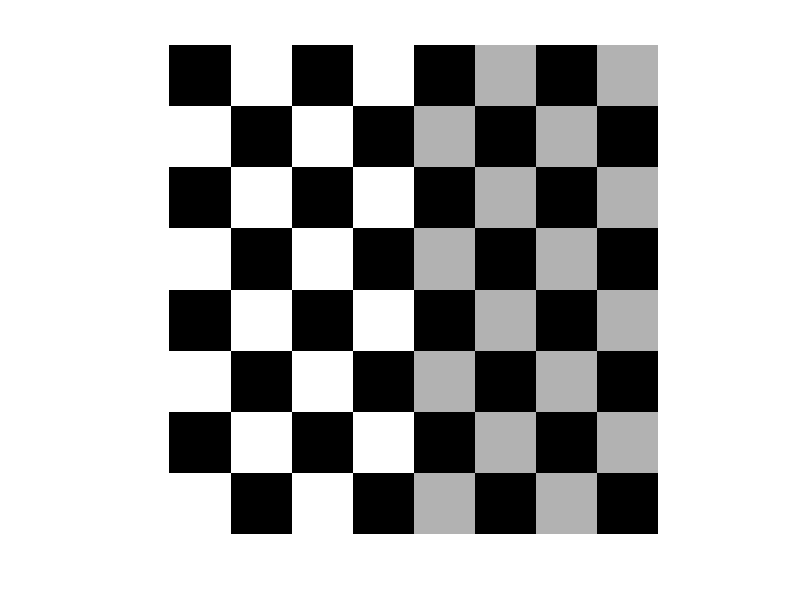
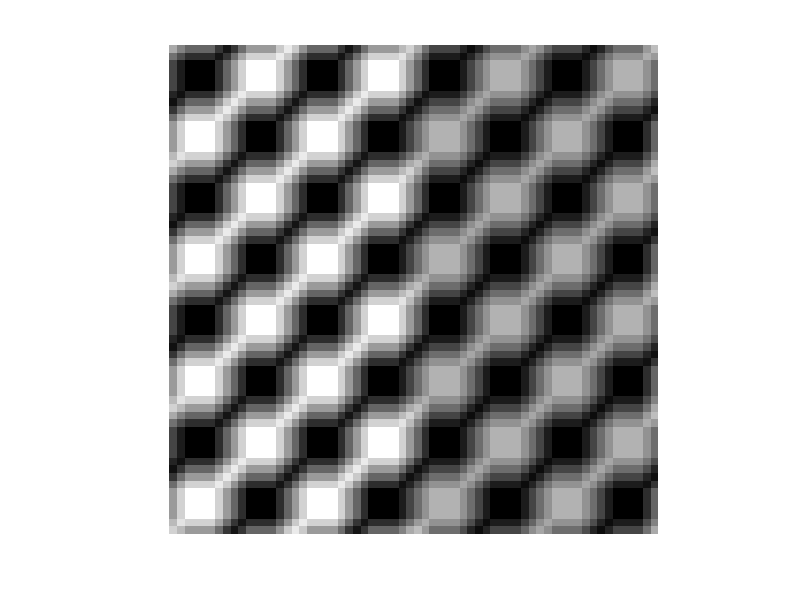
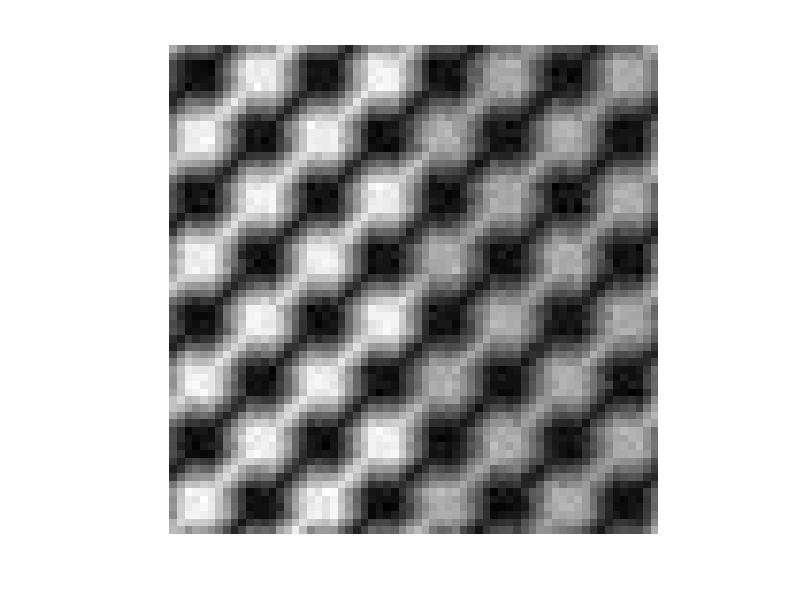

Reproduce these figures in MATLAB, in order. (Note: this script raises an error after producing the figures.)
f = checkerboard(8);
figure, imshow(f, [])

PSF = fspecial('motion', 7, 45);
gb = imfilter(f, PSF, 'circular');
figure, imshow(gb, [])

noise = imnoise(zeros(size(f)), 'gaussian', 0, 0.001);
g = gb + noise;
figure, imshow(g, [])

figure, imshow(pixeldup(f, 8), [])

% Using deconvwnr function to recover fuzzy noise images
fr1 = deconvwnr(g, PSF);
figure, imshow(fr1, [])

Sn = abs(fft2(noise)).^2;       % noise power spectrum
nA = sum(Sn(:))/prod(size(f));  % noise average power
Sf = abs(fft2(f)).^2;           % image power spectrum
fA = sum(Sf(:))/prod(size(f));  % image average power
R = nA/fA;
fr2 = deconvwnr(g, PSF, R);
figure, imshow(fr2, [])

NCORR = fftshift(real(ifft2(Sn)));
ICORR = fftshift(real(ifft2(Sf)));
fr3 = deconvwnr(g, PSF, NCORR, ICORR);
figure, imshow(fr3, [])

fr = deconvreg(g, PSF, 4);
figure, imshow(fr, [])
fr1 = deconvreg(g, PSF, 0.4, [1e-7 1e7]);
figure, imshow(fr1, [])